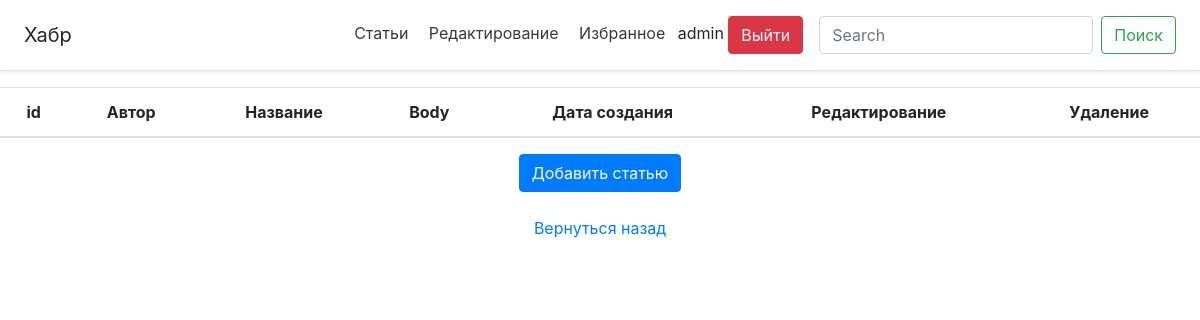
Page /editpage (signed in) on the earlier database version.
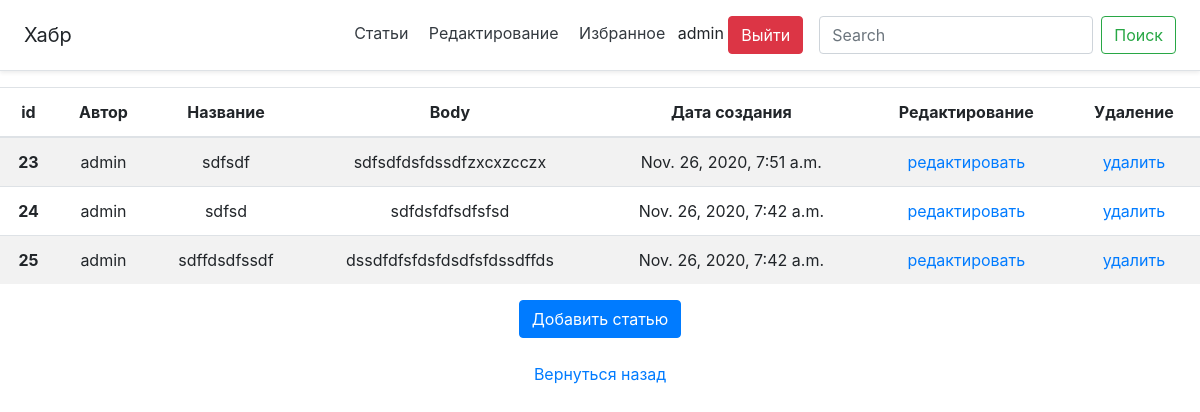
Same page on the later database version.
### main/models.py (models this page shows, shortened)
class Article(models.Model):
    user_id = models.ForeignKey(User, on_delete=models.CASCADE, blank=True, null=True)
    create_date = models.DateTimeField(auto_now=True)
    title = models.CharField('title', max_length=100, null=False)
    body = models.TextField('body', null=False)
    views = models.IntegerField(default=0)

### main/views.py (the view, shortened to what this page needs)
# urls.py: path('editpage', views.ArticleEditView.as_view(), name='editpage'),
class ArticleEditView(LoginRequiredMixin, CreateView):
    login_url = reverse_lazy('login')
    model = Article
    template_name = 'main/editpage.html'
    form_class = ArticleForm
    success_url = reverse_lazy('editpage')
    def get_context_data(self, **kwargs):
        kwargs['list_articles'] = Article.objects.all()
        return super().get_context_data(**kwargs)

### main/forms.py
class ArticleForm(forms.ModelForm):
    class Meta:
        model = Article
        fields = ('title', 'body')
    def __init__(self, *args, **kwargs):
        super().__init__(*args, **kwargs)
        for field in self.fields:
            self.fields[field].widget.attrs['class'] = 'form-control'

### main/templates/main/editpage.html (shortened to what this page needs)
{% extends 'main/base.html' %}
{% block content %}
{% if update %}
<p class="mt-4">Страница Редактирования</p>
<form id="update_form" method="post">{% csrf_token %}{{form}}</form><br>
<button type="submit" form="update_form" class="btn btn-primary">Обновить</button>
<br>
<br>
<a href="/editpage">Вернуться назад</a>
{% else %}
<table class="table table-striped">
    <thead>
      <tr>
        <th scope="col">id</th>
        <th scope="col">Автор</th>
        <th scope="col">Название</th>
        <th scope="col">Body</th>
        <th scope="col">Дата создания</th>
        <th scope="col">Редактирование</th>
        <th scope="col">Удаление</th>
      </tr>
    </thead>
    <tbody>
      {% for i in list_articles %}
      {% if request.user == i.user_id %}
      <tr>
        <th scope="row">{{i.id}}</th>
        <td>{{i.user_id}}</td>
        <td>{{i.title}}</td>
        <td>{{i.body|truncatechars:"100"}}</td>
        <td>{{i.create_date}}</td>
        <td><a href="{% url 'updatepage' i.id %}">редактировать</a></td>
        <td><a href="javascript: void()" onclick="delete_question{{i.id}}()">удалить</a>
        </td>
      </tr>
      {% endif %}
      {% endfor %}
    </tbody>
</table>
<button type="button" class="btn btn-primary" data-toggle="modal" data-target="#exampleModal">
  Добавить статью
</button><br>
<br>
<a href="/">Вернуться назад</a>
{% endif %}
{% endblock %}

### main/templates/main/base.html (shortened to what this page needs)
<!DOCTYPE html>
<html lang="en">
    <head>
        <link rel="stylesheet" href="https://cdn.jsdelivr.net/npm/bootstrap@4.5.3/dist/css/bootstrap.min.css">
    </head>
<body class="text-center">
    <head >
    <div class="d-flex flex-column flex-md-row align-items-center p-3 px-md-4 mb-3 bg-white border-bottom shadow-sm">
        <h5 class="my-0 mr-md-auto font-weight-normal">Хабр</h5>
        <nav class="my-2 my-md-0 mr-md-3">
          <a class="p-2 text-dark" href="/">Статьи</a>
          <a class="p-2 text-dark" href="/editpage">Редактирование</a>
          {% if request.user.is_authenticated %}
          <a class="p-2 text-dark" href="/favoritearticle">Избранное</a>
          <td>{{request.user}}</td>
          <a class="btn btn-danger" href="logout">Выйти</a>
          {% else %}
          <a class="p-2 text-dark" href="/login">Войти</a>
          <a class="btn btn-outline-primary" href="/register">Регистрация</a>
          {% endif %}
        </nav>
        <form class="form-inline my-2 my-lg-0" action="{% url 'search' %}" method="GET">
            <input class="form-control mr-sm-2" type="search" placeholder="Search" aria-label="Search" name="search">
            <button class="btn btn-outline-success my-2 my-sm-0" type="submit">Поиск</button>
        </form>
    </div>
    </head>
        {% block content %}{% endblock %}
</body>
</html>

Differences in the rows shown:
added Article: id "23", user_id "admin", title "sdfsdf", body "sdfsdfdsfdssdfzxcxzcczx", create_date "Nov. 26, 2020, 7:51 a.m."
added Article: id "24", user_id "admin", title "sdfsd", body "sdfdsfdfsdfsfsd", create_date "Nov. 26, 2020, 7:42 a.m."
added Article: id "25", user_id "admin", title "sdffdsdfssdf", body "dssdfdfsfdsfdsdfsfdssdffds", create_date "Nov. 26, 2020, 7:42 a.m."
